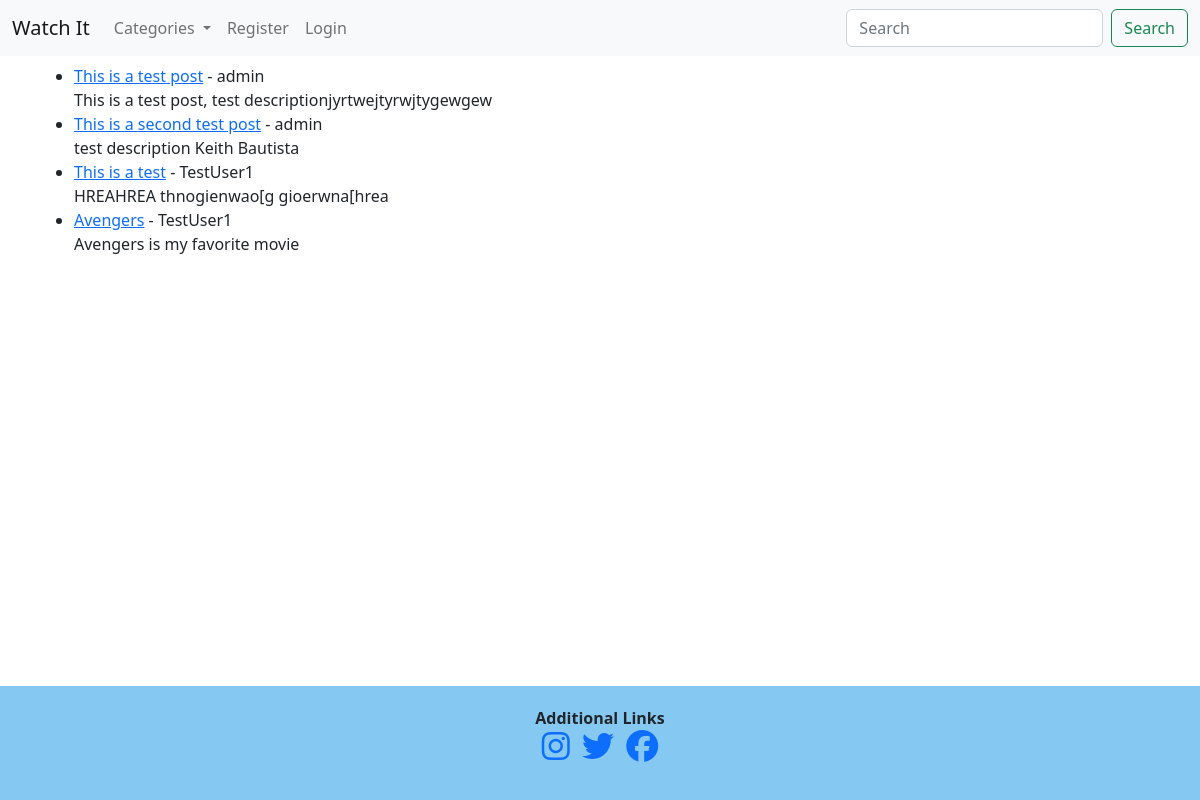
The page /category/Action/ on the database as committed earlier.
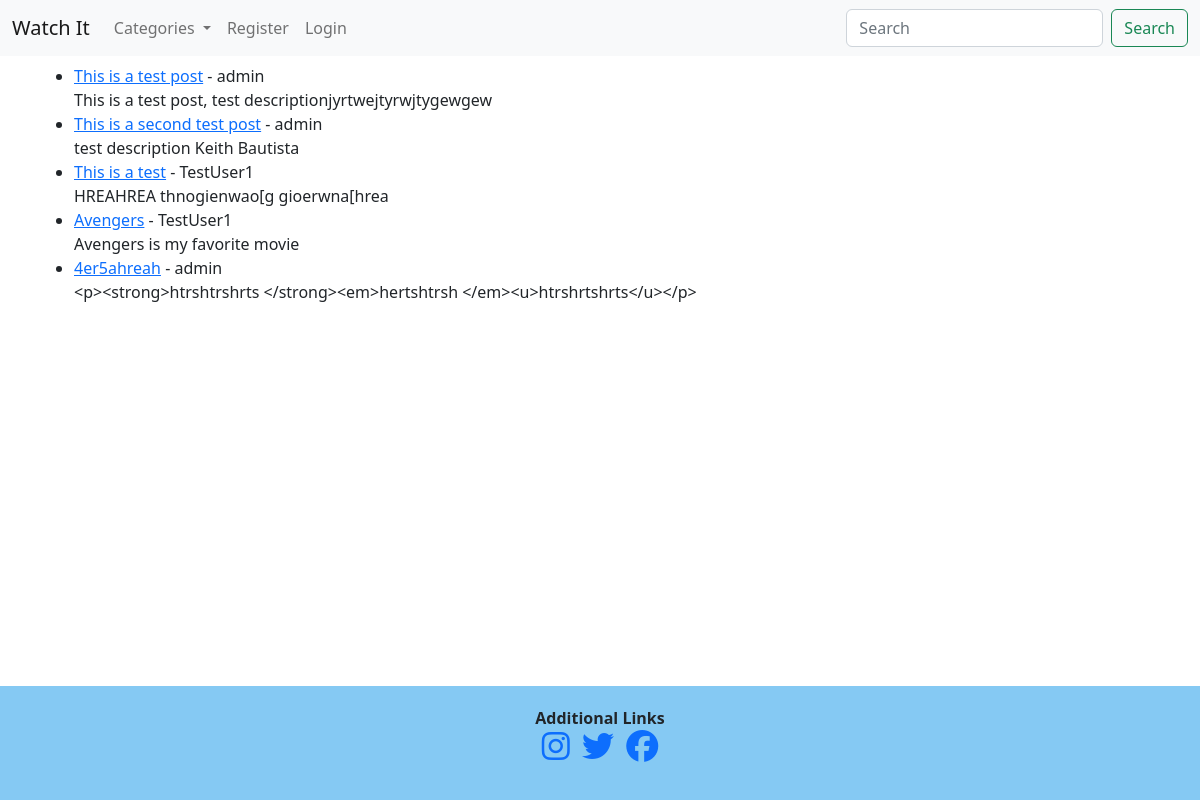
The same page on the database as committed later.
### watchit/models.py (models this page shows, shortened)
class Post(models.Model):
    title = models.CharField(max_length=255)
    title_tag = models.CharField(max_length=255)
    author = models.ForeignKey(User, on_delete=models.CASCADE)
    """This will delete all of users' posts"""
    body = RichTextField(blank=True, null=True)
    post_date = models.DateField(auto_now_add=True)
    category = models.CharField(max_length=255, default='Action')
    likes = models.ManyToManyField(User, related_name='blog_posts')

### watchit/views.py (the view)
# urls.py: path('category/<str:category>/', CategoryView, name="category"),
def CategoryView(request, category):
    category_posts = Post.objects.filter(category=category)
    context = {}
    context['category_posts'] = category_posts
    category_menu = Category.objects.all()
    context["category_menu"] = category_menu
    return render(request, 'categories.html', context)

### watchit/models.py (called while the page is built)
    def __str__(self):
        return self.name

### watchit/templates/categories.html (shortened to what this page needs)
{% extends 'base.html' %}
{% block content %}
    {% if user.is_authenticated %}
        {% if category_posts %}
            <h1>{{ Category.name }}</h1>
            <ul>
            {% for Post in category_posts %}
                <li><a href="{% url 'movie-detail' Post.pk %}">{{ Post.title }}</a> - {{ Post.author }} - <a href="{% url 'edit-movie' Post.pk %}">Edit Movie</a> <br/>
                {{ Post.body|slice:":200" }}</li>
            {% endfor %}
            </ul>
        {% else %}
            <h1>There are no posts here yet</h1>
        {% endif %}
    {% else %}
            {% if category_posts %}
            <ul>
            {% for Post in category_posts %}
                <li><a href="{% url 'movie-detail' Post.pk %}">{{ Post.title }}</a> - {{ Post.author }} <br/>
                {{ Post.body|slice:":200" }}</li>
            {% endfor %}
            </ul>
        {% else %}
            <h1>There are no posts here yet</h1>
        {% endif %}
        {% endif %}
{% endblock %}

Rows that differ between the two databases and show on the page:
added Post: title "4er5ahreah", author "admin", body "<p><strong>htrshtrshrts </strong><em>hertshtrsh </em><u>htrshrtshrts</u></p>"
